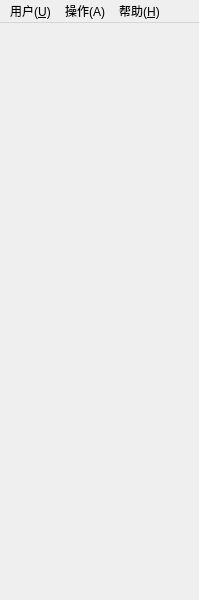
<?xml version="1.0" encoding="UTF-8"?>
<ui version="4.0">
 <class>ClientMainUI</class>
 <widget class="QMainWindow" name="ClientMainUI">
  <property name="geometry">
   <rect>
    <x>0</x>
    <y>0</y>
    <width>199</width>
    <height>600</height>
   </rect>
  </property>
  <property name="windowTitle">
   <string>VE_客户端</string>
  </property>
  <widget class="QWidget" name="centralwidget"/>
  <widget class="QMenuBar" name="menubar">
   <property name="geometry">
    <rect>
     <x>0</x>
     <y>0</y>
     <width>199</width>
     <height>23</height>
    </rect>
   </property>
   <widget class="QMenu" name="UserMenu">
    <property name="title">
     <string>用户(&amp;U)</string>
    </property>
    <widget class="QMenu" name="menu">
     <property name="title">
      <string>我的状态</string>
     </property>
     <addaction name="separator"/>
     <addaction name="action_3"/>
     <addaction name="action_4"/>
     <addaction name="action_5"/>
    </widget>
    <addaction name="action_L"/>
    <addaction name="action_O"/>
    <addaction name="menu"/>
    <addaction name="action_6"/>
    <addaction name="action_7"/>
    <addaction name="separator"/>
    <addaction name="action_Q"/>
   </widget>
   <widget class="QMenu" name="OperatorMenu">
    <property name="title">
     <string>操作(A)</string>
    </property>
    <widget class="QMenu" name="menu_2">
     <property name="title">
      <string>自定义分组</string>
     </property>
     <addaction name="action_2"/>
     <addaction name="action_8"/>
    </widget>
    <addaction name="action_9"/>
    <addaction name="action_10"/>
    <addaction name="action"/>
    <addaction name="action_11"/>
    <addaction name="menu_2"/>
   </widget>
   <widget class="QMenu" name="HelpMenu">
    <property name="title">
     <string>帮助(&amp;H)</string>
    </property>
    <addaction name="action_B"/>
    <addaction name="separator"/>
    <addaction name="action_13"/>
   </widget>
   <addaction name="UserMenu"/>
   <addaction name="OperatorMenu"/>
   <addaction name="HelpMenu"/>
  </widget>
  <action name="action_L">
   <property name="enabled">
    <bool>false</bool>
   </property>
   <property name="text">
    <string>登录(&amp;L)</string>
   </property>
  </action>
  <action name="action_O">
   <property name="text">
    <string>注销(&amp;O)</string>
   </property>
  </action>
  <action name="action_3">
   <property name="text">
    <string>在线</string>
   </property>
  </action>
  <action name="action_4">
   <property name="text">
    <string>隐身</string>
   </property>
  </action>
  <action name="action_5">
   <property name="text">
    <string>离开</string>
   </property>
  </action>
  <action name="action_6">
   <property name="text">
    <string>个人设置(&amp;P)...</string>
   </property>
  </action>
  <action name="action_7">
   <property name="text">
    <string>系统设置(&amp;S)...</string>
   </property>
  </action>
  <action name="action_Q">
   <property name="text">
    <string>退出(Q)...</string>
   </property>
  </action>
  <action name="action_9">
   <property name="text">
    <string>发送及时消息(&amp;M)...</string>
   </property>
  </action>
  <action name="action_10">
   <property name="text">
    <string>发送文件(&amp;F)...</string>
   </property>
  </action>
  <action name="action_11">
   <property name="text">
    <string>发送广播消息(&amp;T)...</string>
   </property>
  </action>
  <action name="action_B">
   <property name="text">
    <string>帮助(&amp;H)</string>
   </property>
  </action>
  <action name="action_13">
   <property name="text">
    <string>关于...</string>
   </property>
  </action>
  <action name="action_2">
   <property name="text">
    <string>添加部门分组...</string>
   </property>
  </action>
  <action name="action_8">
   <property name="text">
    <string>添加联系人分组...</string>
   </property>
  </action>
  <action name="action">
   <property name="text">
    <string>发送文件夹(&amp;O)...</string>
   </property>
  </action>
 </widget>
 <resources/>
 <connections/>
</ui>
